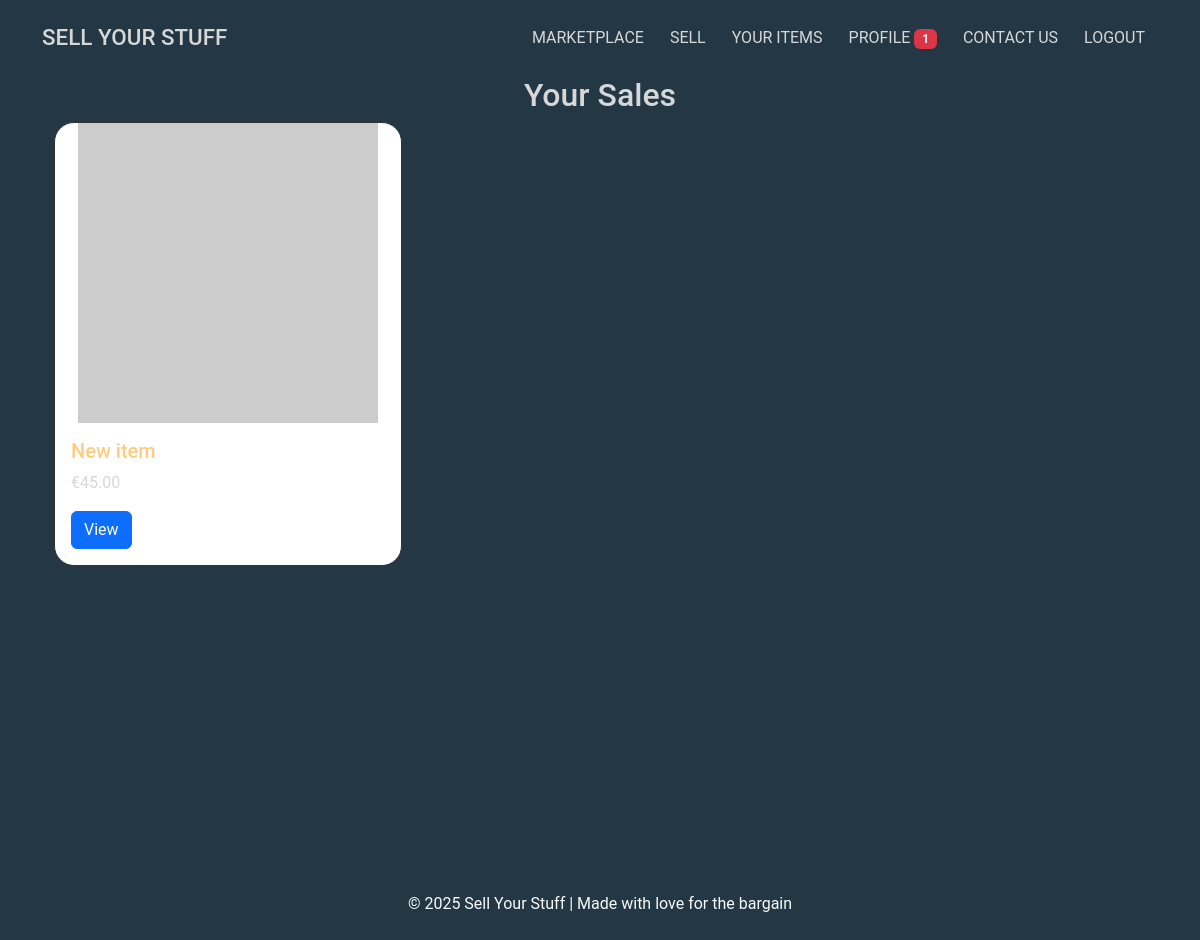
Page /sales/ (signed in) on the earlier database version.
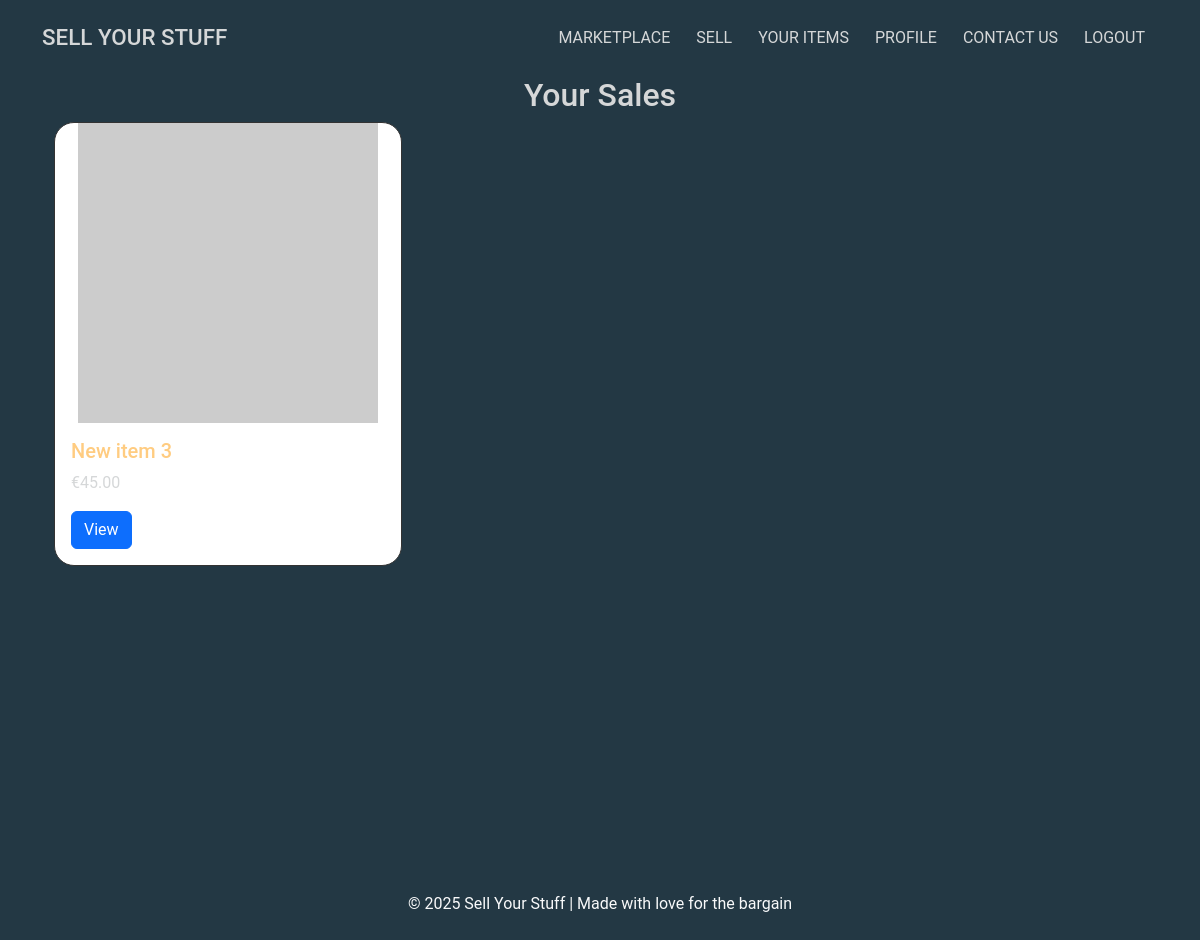
Same page on the later database version.
### sales/models.py (models this page shows, shortened)
class Sale(models.Model):
    STATUS_CHOICES = [
        ("available", "Available"),
        ("sold", "Sold"),
        ("pending", "Pending"),  # Pending approval by seller
    ]
    user = models.ForeignKey(User, on_delete=models.CASCADE)  # Seller
    title = models.CharField(max_length=200)
    description = models.TextField()
    price = models.DecimalField(max_digits=10, decimal_places=2)
    main_image = models.ImageField(
        upload_to="product_images/", blank=True, null=True
    )  # Main image
    image_1 = models.ImageField(upload_to="product_images/", blank=True, null=True)
    image_2 = models.ImageField(upload_to="product_images/", blank=True, null=True)
    image_3 = models.ImageField(upload_to="product_images/", blank=True, null=True)
    video = models.FileField(
        upload_to="product_videos/", blank=True, null=True
    )  # Video upload field
    status = models.CharField(
        max_length=10, choices=STATUS_CHOICES, default="available"
    )
    created_at = models.DateTimeField(auto_now_add=True)

### sales/views.py (the view)
# urls.py: path("", views.sales_list, name="sales_list"),
@login_required
def sales_list(request):
    sales = Sale.objects.filter(
        user=request.user, status="available"
    )  # Only available items
    return render(request, "sales/sales_list.html", {"sales": sales})

### sell_ur_stuff_site/context_processors.py (called while the page is built)
def unread_notifications(request):
    if request.user.is_authenticated:
        unread_count = Notification.objects.filter(
            user=request.user, is_read=False
        ).count()
    else:
        unread_count = 0
    return {"unread_notifications": unread_count}

### sales/templates/sales/sales_list.html (shortened to what this page needs)
{% extends "base.html" %}
{% block content %}
<div class="container">
    <h2 class="text-center">Your Sales</h2>
    <div class="row">
        {% for sale in sales %}
            <div class="col-md-4 mb-4">
                <div class="card">
                    {% if sale.image %}
                        <img src="{{ sale.image.url }}" class="card-img-top sale-image" alt="{{ sale.title }}" width="" height="">
                    {% else %}
                        <img src="https://via.placeholder.com/300" class="card-img-top sale-image" alt="No Image" width="" height="">
                    {% endif %}
                    <div class="card-body">
                        <h5 class="card-title">{{ sale.title }}</h5>
                        <p class="card-text">€{{ sale.price }}</p>
                        <a href="{% url 'sale_detail' sale.id %}" class="btn btn-primary">View</a>
                    </div>
                </div>
            </div>
        {% empty %}
            <p class="text-center">You have no sales listed.</p>
        {% endfor %}
    </div>
</div>
{% endblock content %}

Differences in the rows shown:
changed Sale: title "New item" → "New item 3"
Other differences:
{{ unread_notifications }}: "1" → (not shown)
